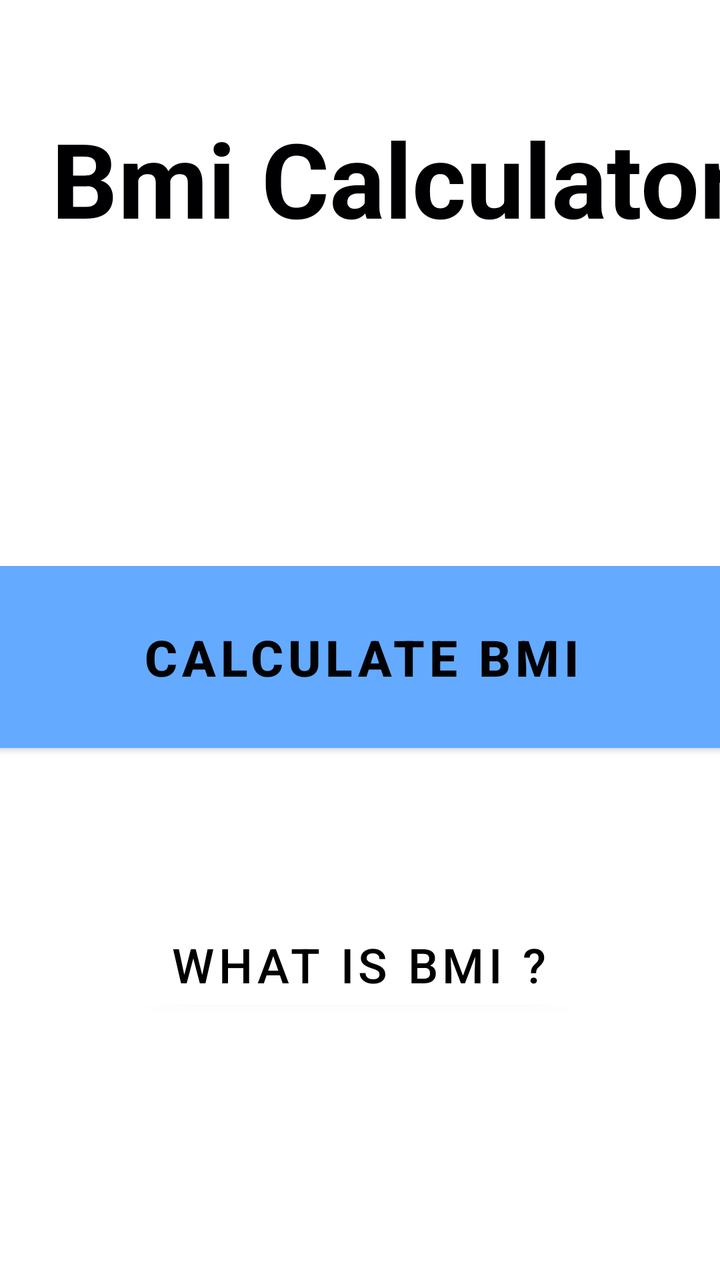
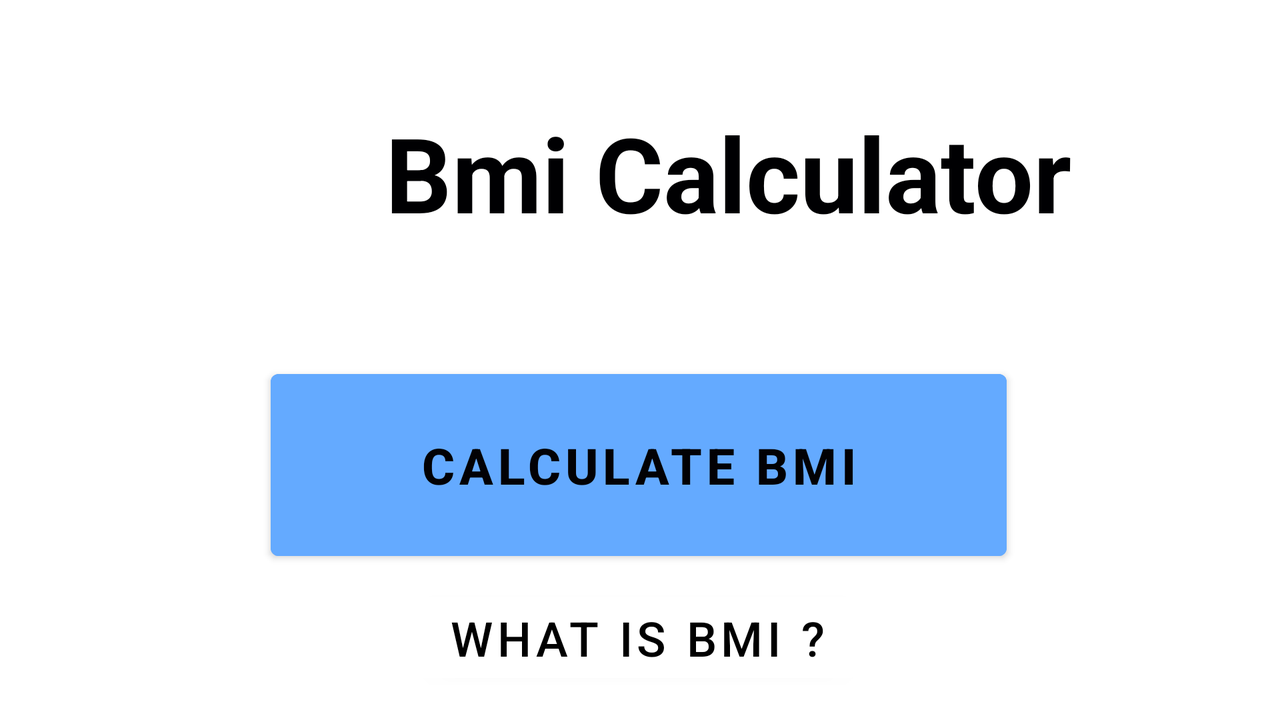

First picture: res/layout/ on a phone held upright. Second picture: the repository's own variant of that layout, on a device whose configuration matches the variant's folder. Source for both follows.
<!-- AndroidManifest.xml: application theme Theme.BmiCalculator -->
<!-- res/layout/activity_main.xml -->
<?xml version="1.0" encoding="utf-8"?>
<androidx.constraintlayout.widget.ConstraintLayout xmlns:android="http://schemas.android.com/apk/res/android"
    xmlns:app="http://schemas.android.com/apk/res-auto"
    xmlns:tools="http://schemas.android.com/tools"
    android:layout_width="match_parent"
    android:layout_height="match_parent"
    tools:context=".MainActivity">

    <ImageView
        android:id="@+id/imageView"
        android:layout_width="410dp"
        android:layout_height="215dp"
        android:alpha="0.7"
        android:contentDescription="@string/todo"
        android:scaleType="fitXY"
        app:layout_constraintBottom_toBottomOf="parent"
        app:layout_constraintEnd_toEndOf="parent"
        app:layout_constraintHorizontal_bias="0.0"
        app:layout_constraintStart_toStartOf="parent"
        app:layout_constraintTop_toTopOf="parent"
        app:layout_constraintVertical_bias="0.0"
        app:srcCompat="@drawable/weight" />

    <TextView
        android:id="@+id/textView"
        android:layout_width="394dp"
        android:layout_height="94dp"
        android:fontFamily="sans-serif"
        android:text="@string/bmi_calculator"
        android:textAlignment="center"
        android:textColor="#000002"
        android:textSize="52sp"
        android:textStyle="bold"
        app:layout_constraintBottom_toBottomOf="@+id/imageView"
        app:layout_constraintEnd_toEndOf="parent"
        app:layout_constraintHorizontal_bias="0.0"
        app:layout_constraintStart_toStartOf="@+id/imageView"
        app:layout_constraintTop_toTopOf="parent"
        app:layout_constraintVertical_bias="0.448" />

    <Button
        android:id="@+id/button"
        android:layout_width="368dp"
        android:layout_height="103dp"
        android:backgroundTint="#64AAFF"
        android:hapticFeedbackEnabled="true"
        android:text="@string/calculate_bmi"
        android:textColor="#020104"
        android:textSize="25sp"
        android:textStyle="bold"
        app:layout_constraintBottom_toBottomOf="parent"
        app:layout_constraintEnd_toEndOf="parent"
        app:layout_constraintHorizontal_bias="0.488"
        app:layout_constraintStart_toStartOf="parent"
        app:layout_constraintTop_toBottomOf="@+id/imageView"
        app:layout_constraintVertical_bias="0.193" />

    <Button
        android:id="@+id/button2"
        android:layout_width="wrap_content"
        android:layout_height="wrap_content"
        android:backgroundTint="#FFFFFF"
        android:hapticFeedbackEnabled="true"
        android:text="@string/what_is_bmi"
        android:textColor="#000000"
        android:textSize="24sp"
        app:layout_constraintBottom_toBottomOf="parent"
        app:layout_constraintEnd_toEndOf="parent"
        app:layout_constraintHorizontal_bias="0.497"
        app:layout_constraintStart_toStartOf="parent"
        app:layout_constraintTop_toBottomOf="@+id/button"
        app:layout_constraintVertical_bias="0.366" />

</androidx.constraintlayout.widget.ConstraintLayout>
<!-- resources referenced by this layout -->
<resources>
  <string name="bmi_calculator">Bmi Calculator</string>
  <string name="calculate_bmi">Calculate Bmi</string>
  <string name="todo">TODO</string>
  <string name="what_is_bmi">What Is Bmi ?</string>
  <style name="Theme.BmiCalculator" parent="Theme.MaterialComponents.DayNight.NoActionBar">
          
          <item name="colorPrimary">@color/purple_500</item>
          <item name="colorPrimaryVariant">@color/purple_700</item>
          <item name="colorOnPrimary">@color/white</item>
          
          <item name="colorSecondary">@color/teal_200</item>
          <item name="colorSecondaryVariant">@color/teal_700</item>
          <item name="colorOnSecondary">@color/black</item>
          
          <item name="android:statusBarColor" tools:targetApi="l">?attr/colorPrimaryVariant</item>
          
      </style>
</resources>
<!-- res/layout-land/activity_main.xml (the repository's variant of the layout above) -->
<!-- drawn on the phone turned sideways -->
<?xml version="1.0" encoding="utf-8"?>
<androidx.constraintlayout.widget.ConstraintLayout xmlns:android="http://schemas.android.com/apk/res/android"
    xmlns:app="http://schemas.android.com/apk/res-auto"
    xmlns:tools="http://schemas.android.com/tools"
    android:layout_width="match_parent"
    android:layout_height="match_parent"
    tools:context=".MainActivity">

    <ImageView
        android:id="@+id/imageView"
        android:layout_width="728dp"
        android:layout_height="197dp"
        android:alpha="0.7"
        android:contentDescription="@string/todo"
        android:scaleType="fitXY"
        app:layout_constraintBottom_toBottomOf="parent"
        app:layout_constraintEnd_toEndOf="parent"
        app:layout_constraintHorizontal_bias="0.0"
        app:layout_constraintStart_toStartOf="parent"
        app:layout_constraintTop_toTopOf="parent"
        app:layout_constraintVertical_bias="0.0"
        app:srcCompat="@drawable/weight" />

    <TextView
        android:id="@+id/textView"
        android:layout_width="394dp"
        android:layout_height="94dp"
        android:fontFamily="sans-serif"
        android:text="@string/bmi_calculator"
        android:textAlignment="center"
        android:textColor="#000002"
        android:textSize="52sp"
        android:textStyle="bold"
        app:layout_constraintBottom_toBottomOf="@+id/imageView"
        app:layout_constraintEnd_toEndOf="@+id/imageView"
        app:layout_constraintStart_toStartOf="@+id/imageView"
        app:layout_constraintTop_toTopOf="@+id/imageView" />

    <Button
        android:id="@+id/button"
        android:layout_width="368dp"
        android:layout_height="103dp"
        android:layout_marginBottom="92dp"
        android:backgroundTint="#64AAFF"
        android:hapticFeedbackEnabled="true"
        android:text="@string/calculate_bmi"
        android:textColor="#020104"
        android:textSize="25sp"
        android:textStyle="bold"
        app:layout_constraintBottom_toBottomOf="parent"
        app:layout_constraintEnd_toEndOf="parent"
        app:layout_constraintHorizontal_bias="0.498"
        app:layout_constraintStart_toStartOf="parent"
        app:layout_constraintTop_toBottomOf="@+id/imageView" />

    <Button
        android:id="@+id/button2"
        android:layout_width="wrap_content"
        android:layout_height="wrap_content"
        android:backgroundTint="#FFFFFF"
        android:hapticFeedbackEnabled="true"
        android:text="@string/what_is_bmi"
        android:textColor="#000000"
        android:textSize="24sp"
        app:layout_constraintBottom_toBottomOf="parent"
        app:layout_constraintEnd_toEndOf="parent"
        app:layout_constraintHorizontal_bias="0.497"
        app:layout_constraintStart_toStartOf="parent"
        app:layout_constraintTop_toBottomOf="@+id/button"
        app:layout_constraintVertical_bias="0.366" />

</androidx.constraintlayout.widget.ConstraintLayout>
